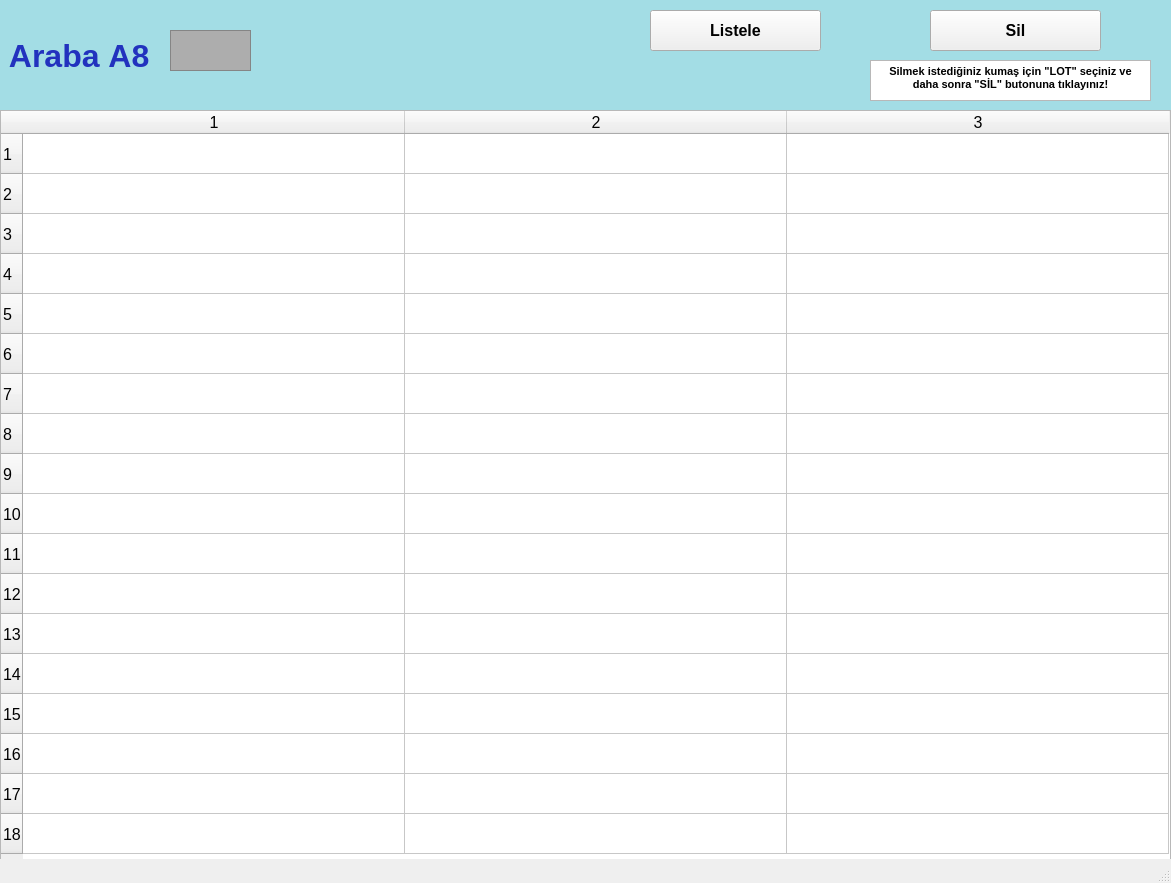
<?xml version="1.0" encoding="UTF-8"?>
<ui version="4.0">
 <class>arabalarA8_ekran</class>
 <widget class="QMainWindow" name="arabalarA8_ekran">
  <property name="geometry">
   <rect>
    <x>0</x>
    <y>0</y>
    <width>1171</width>
    <height>883</height>
   </rect>
  </property>
  <property name="font">
   <font>
    <pointsize>12</pointsize>
    <weight>50</weight>
    <bold>false</bold>
    <kerning>false</kerning>
   </font>
  </property>
  <property name="windowTitle">
   <string/>
  </property>
  <widget class="QWidget" name="centralwidget">
   <widget class="QLabel" name="arabaA1yazi_lbl">
    <property name="geometry">
     <rect>
      <x>0</x>
      <y>0</y>
      <width>1171</width>
      <height>111</height>
     </rect>
    </property>
    <property name="font">
     <font>
      <pointsize>24</pointsize>
      <weight>75</weight>
      <bold>true</bold>
     </font>
    </property>
    <property name="styleSheet">
     <string notr="true">background-color: rgb(163, 221, 229);
color: rgb(34, 50, 190);</string>
    </property>
    <property name="text">
     <string> Araba A8</string>
    </property>
   </widget>
   <widget class="QFrame" name="arabaA1_img">
    <property name="geometry">
     <rect>
      <x>170</x>
      <y>30</y>
      <width>81</width>
      <height>41</height>
     </rect>
    </property>
    <property name="styleSheet">
     <string notr="true">background-color: rgb(173, 173, 173);</string>
    </property>
    <property name="frameShape">
     <enum>QFrame::StyledPanel</enum>
    </property>
    <property name="frameShadow">
     <enum>QFrame::Raised</enum>
    </property>
   </widget>
   <widget class="QPushButton" name="listele8_btn">
    <property name="geometry">
     <rect>
      <x>650</x>
      <y>10</y>
      <width>171</width>
      <height>41</height>
     </rect>
    </property>
    <property name="font">
     <font>
      <pointsize>12</pointsize>
      <weight>75</weight>
      <bold>true</bold>
     </font>
    </property>
    <property name="text">
     <string>Listele</string>
    </property>
   </widget>
   <widget class="QTableWidget" name="A8_tw">
    <property name="geometry">
     <rect>
      <x>0</x>
      <y>110</y>
      <width>1171</width>
      <height>751</height>
     </rect>
    </property>
    <property name="baseSize">
     <size>
      <width>0</width>
      <height>0</height>
     </size>
    </property>
    <property name="rowCount">
     <number>18</number>
    </property>
    <property name="columnCount">
     <number>3</number>
    </property>
    <attribute name="horizontalHeaderVisible">
     <bool>true</bool>
    </attribute>
    <attribute name="horizontalHeaderCascadingSectionResizes">
     <bool>false</bool>
    </attribute>
    <attribute name="horizontalHeaderDefaultSectionSize">
     <number>382</number>
    </attribute>
    <attribute name="horizontalHeaderMinimumSectionSize">
     <number>38</number>
    </attribute>
    <attribute name="verticalHeaderDefaultSectionSize">
     <number>40</number>
    </attribute>
    <attribute name="verticalHeaderMinimumSectionSize">
     <number>23</number>
    </attribute>
    <row/>
    <row/>
    <row/>
    <row/>
    <row/>
    <row/>
    <row/>
    <row/>
    <row/>
    <row/>
    <row/>
    <row/>
    <row/>
    <row/>
    <row/>
    <row/>
    <row/>
    <row/>
    <column/>
    <column/>
    <column/>
   </widget>
   <widget class="QPushButton" name="sil8_btn">
    <property name="geometry">
     <rect>
      <x>930</x>
      <y>10</y>
      <width>171</width>
      <height>41</height>
     </rect>
    </property>
    <property name="font">
     <font>
      <pointsize>12</pointsize>
      <weight>75</weight>
      <bold>true</bold>
     </font>
    </property>
    <property name="text">
     <string>Sil</string>
    </property>
   </widget>
   <widget class="QTextBrowser" name="textBrowser">
    <property name="geometry">
     <rect>
      <x>870</x>
      <y>60</y>
      <width>281</width>
      <height>41</height>
     </rect>
    </property>
    <property name="html">
     <string>&lt;!DOCTYPE HTML PUBLIC &quot;-//W3C//DTD HTML 4.0//EN&quot; &quot;http://www.w3.org/TR/REC-html40/strict.dtd&quot;&gt;
&lt;html&gt;&lt;head&gt;&lt;meta name=&quot;qrichtext&quot; content=&quot;1&quot; /&gt;&lt;style type=&quot;text/css&quot;&gt;
p, li { white-space: pre-wrap; }
&lt;/style&gt;&lt;/head&gt;&lt;body style=&quot; font-family:'MS Shell Dlg 2'; font-size:12pt; font-weight:400; font-style:normal;&quot;&gt;
&lt;p align=&quot;center&quot; style=&quot; margin-top:0px; margin-bottom:0px; margin-left:0px; margin-right:0px; -qt-block-indent:0; text-indent:0px;&quot;&gt;&lt;span style=&quot; font-size:8pt; font-weight:600;&quot;&gt;Silmek istediğiniz kumaş için &amp;quot;LOT&amp;quot; seçiniz ve daha sonra &amp;quot;SİL&amp;quot; butonuna tıklayınız!&lt;/span&gt;&lt;/p&gt;&lt;/body&gt;&lt;/html&gt;</string>
    </property>
   </widget>
  </widget>
  <widget class="QStatusBar" name="statusbar"/>
 </widget>
 <resources/>
 <connections/>
</ui>
